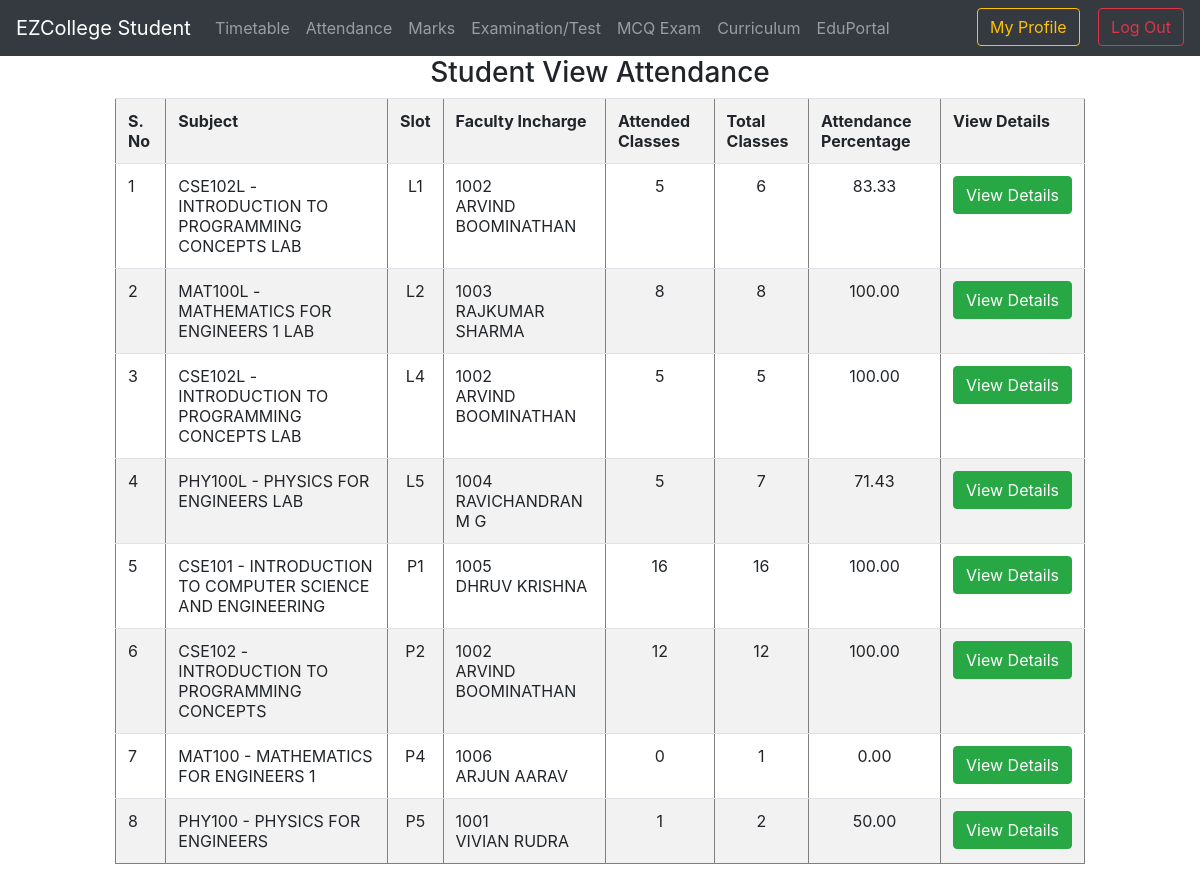
Screenshot of /acadportal/student/viewattendance.php (signed in) with the database file from the repository.
### tables this page shows
CREATE TABLE `faculty` (
  `id` int(11) NOT NULL,
  `firstname` longtext NOT NULL,
  `lastname` longtext NOT NULL,
  `username` longtext NOT NULL,
  `dept` longtext NOT NULL,
  `designation` longtext NOT NULL,
  `email` longtext NOT NULL,
  `phone` longtext NOT NULL
);

### acadportal/student/viewattendance.php (the view, shortened to what this page needs)
<html>
	<head>
		<?php include "navbar.php" ?>
	</head>
	<body>
		<center>
		<h3>Student View Attendance </h3>
		<div class="col-10">
		<table border=1 class="table table-striped">
			<tr>
				<th>S. No</th>
				<th>Subject</th>
				<th>Slot</th>
				<th>Faculty Incharge</th>
				<th>Attended Classes</th>
				<th>Total Classes</th>
				<th>Attendance Percentage</th>
				<th>View Details</th>
			</tr>
			<?php
				$user = $_SESSION['username'];
				$pre = $con->query("SELECT groupid FROM student WHERE username='$user'");
				$group='';
				while($preres = $pre->fetch_assoc()){
					$group=$preres['groupid'];
				}
				$res = $con->query("SELECT DISTINCT(slot) AS slot FROM attendance WHERE stu_id='$user' ORDER BY slot");
				$rows = $res->fetch_all();
				$i=1;
				foreach ($rows as $row){
				$slot = $row[0]; ?>
				<tr>
				<td><?php echo $i; $i=$i+1; ?></td>
				<?php
				$res1 = $con->query("SELECT $slot FROM timetable WHERE groupname='$group'");
				$subname='';
				while($row1 = $res1->fetch_assoc()){
					$subname = $row1[$slot];
				} ?>
				<td><?php echo $subname; ?></td>
				<td><center><?php echo strtoupper($slot); ?></center></td>
				<?php
				$res2 = $con->query("SELECT fac_id FROM attendance WHERE slot='$slot' AND stu_id='$user'");
				$facid='';
				while($row2 = $res2->fetch_assoc()){
					$facid = $row2['fac_id'];
				} ?>
				<td><?php echo $facid."<br>"; ?>
				<?php
				$res3 = $con->query("SELECT firstname, lastname FROM faculty WHERE username='$facid'");
				while($row3 = $res3->fetch_assoc()){
					$facname = $row3['firstname']." ".$row3['lastname'];
				} ?>
				<?php echo $facname; ?></td>
				<?php
				$res4 = $con->query("SELECT COUNT(*) AS present FROM attendance WHERE status='Present' AND slot='$slot' AND stu_id='$user'");
				while($row4 = $res4->fetch_assoc()){
					$present = $row4['present'];
				} ?>
				<td><center><?php echo $present; ?></center></td>
				<?php
				$res5 = $con->query("SELECT COUNT(*) AS total FROM attendance WHERE slot='$slot' AND stu_id='$user'");
				while($row5 = $res5->fetch_assoc()){
					$total = $row5['total'];
				} ?>
				<td><center><?php echo $total; ?></center></td>
				<?php
				$att = ($present/$total)*100; ?>
				<td><center><?php echo number_format($att, 2); ?></center></td>
				<td><center><a class="btn btn-success" href="viewdetailattendance?slot=<?php echo $slot; ?>">View Details</a>
</div>
			<?php
			}
			?>
		</center>
	</body>
</html>

### rows the page displays
faculty: facname "ARVIND BOOMINATHAN"
faculty: facname "RAJKUMAR SHARMA"
faculty: facname "RAVICHANDRAN M G"
faculty: facname "DHRUV KRISHNA"
faculty: facname "ARJUN AARAV"
faculty: facname "VIVIAN RUDRA"

### other values shown
$subname "CSE102L - INTRODUCTION TO PROGRAMMING CONCEPTS LAB"
$slot "L1"
$facid "1002"
$present "5"
$total "6"
$att "83.33"
$subname "MAT100L - MATHEMATICS FOR ENGINEERS 1 LAB"
$slot "L2"
$facid "1003"
$present "8"
$total "8"
$att "100.00"
$slot "L4"
$total "5"
$subname "PHY100L - PHYSICS FOR ENGINEERS LAB"
